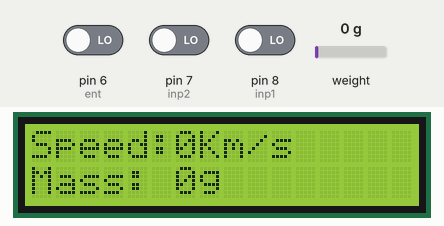
Recording of a sketch running on a simulated Arduino Uno, built with avr-gcc and run on an emulated ATmega328P. On the bench: 16×2 character LCD. The test bench sets the inputs (shaded band); at power-on: pin 6 (ent) LOW, weight on the scale 0 g, pin 7 (inp2) LOW, pin 8 (inp1) LOW.

Above: at 5.6 s.
5.7 s: pin 6 (ent) driven HIGH
At 7.1 s:
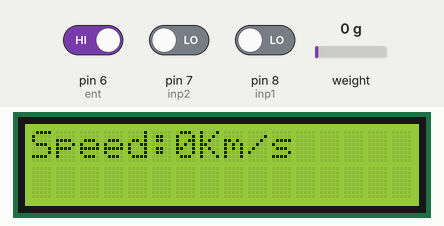
8.7 s: weight on the scale set to 100 g
At 10.74 s:
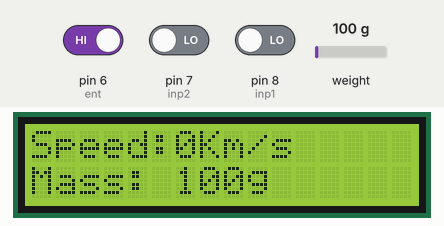
11.7 s: weight on the scale set to 1250 g
At 12.83 s:
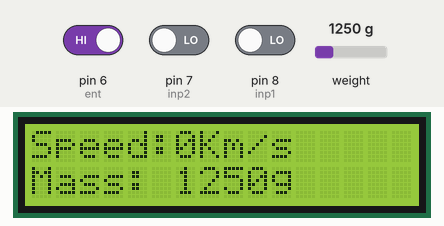
14.3 s: pin 6 (ent) driven LOW
At 17.2 s:
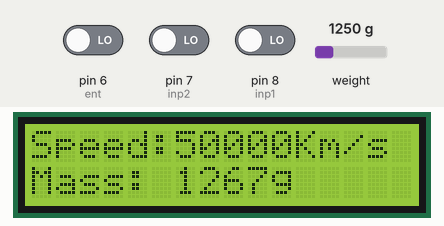
17.3 s: pin 7 (inp2) driven HIGH
At 20.0 s:
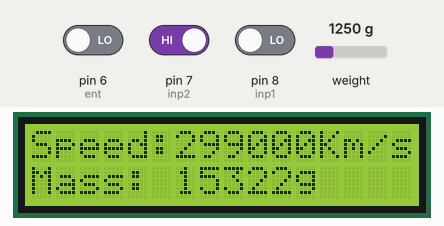
20.3 s: weight on the scale set to 2500 g
At 22.1 s:
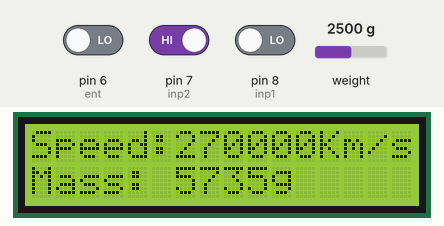
Timing chart, 0 to 23.6 s (numbered marks = the images above; inputs shaded):
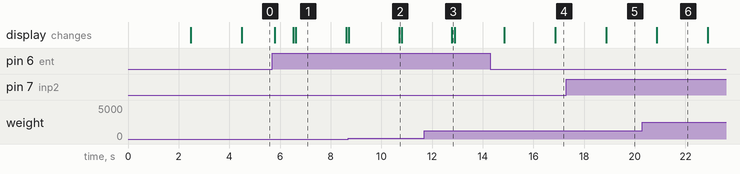

Measured:
- after the input at 5.7 s, the display: changes after 0.09 s (image 1)
- after the input at 8.7 s, the display: first differs from a run without the input after 2.0 s (image 2)
- after the input at 11.7 s, the display: changes after 1.1 s (image 3)
- after the input at 17.3 s, the display: changes after 1.6 s (image 5)
- what the display in image 1 shows lasts 2.0 s, from 6.6 s to 8.6 s

The sketch:

RelativityScale.ino
```cpp
#include <HX711_ADC.h>
#include <LiquidCrystal.h>

#define MAXSPEED 299000
#define NSPEEDS 12
#define LSPEED 300000.0 // km/sec

//HX711 constructor (dout pin, sck pin):

const int dout = 10, sck = 9;

HX711_ADC LoadCell(dout, sck);

// LCD constructor

const int rs = 12, en = 11, d4 = 5, d5 = 4, d6 = 3, d7 = 2;

LiquidCrystal lcd(rs, en, d4, d5, d6, d7);

// Buttons

const int inp1 = 8, inp2 = 7, ent = 6;

long thetime, thetime2;

// Load cell calibration factor, as measured previously

const float c = 1067.42;

// Selectable speeds

long speeds[] = {0, 50000, 100000, 150000, 200000, 250000, 270000, 275000, 280000, 285000, 290000, 295000, MAXSPEED};
int currentspeed = 12;
float mass0 = 0, mass = 0;

float relativeMass(float mass0, long speed1) {
  return mass0/sqrt(1-(speed1/LSPEED)*(speed1/LSPEED));
}

void setup() {
  pinMode(inp1, INPUT);
  pinMode(inp2, INPUT);
  pinMode(ent, INPUT);
  lcd.begin(16,2);
  lcd.clear();
  lcd.setCursor(0,0);
  lcd.print("Calibrating");
  lcd.setCursor(0,1);
  lcd.print("Scale...");
  LoadCell.begin();
  long stabilisingtime = 2000;
  LoadCell.start(stabilisingtime);
  // Set calibration factor
  LoadCell.setCalFactor(c);
  lcd.clear();
  lcd.setCursor(0,0);
  lcd.print("Calibration");
  lcd.setCursor(0,1);
  lcd.print("done!");
  delay(2000);
  lcd.clear();
  printSpeed();
}

void printSpeed() {
  lcd.clear();
  lcd.setCursor(0,0);
  lcd.print("Speed:");
  lcd.print(speeds[currentspeed]);
  lcd.print("Km/s");
}

void loop() {
  int inc = digitalRead(inp1);
  int dec = digitalRead(inp2);
  int enter = digitalRead(ent);
  LoadCell.update();
  if (inc) {
    currentspeed ++;
    if (currentspeed > NSPEEDS)
      currentspeed = 0;
  }

  if (dec) {
    currentspeed --;
    if (currentspeed < 0)
      currentspeed = NSPEEDS;
  }

  if (enter) {
    currentspeed = 0;
    printSpeed();
  }
  if (millis()- thetime > 250) {
    mass0 = LoadCell.getData();
    if (mass0 < 1) {
      mass0 = 0;
      currentspeed = 0;
    }
    thetime = millis();
  }
  if (millis() - thetime2 > 2000) {
    mass = relativeMass(mass0, speeds[currentspeed]);
    printSpeed();
    lcd.setCursor(0,1);
    lcd.print("Mass: ");
    lcd.print(int(mass));
    lcd.print("g");
    currentspeed++;
    if (currentspeed > NSPEEDS)
      currentspeed = 0;
    thetime2 = millis();
  }
  delay(100);
}
```
